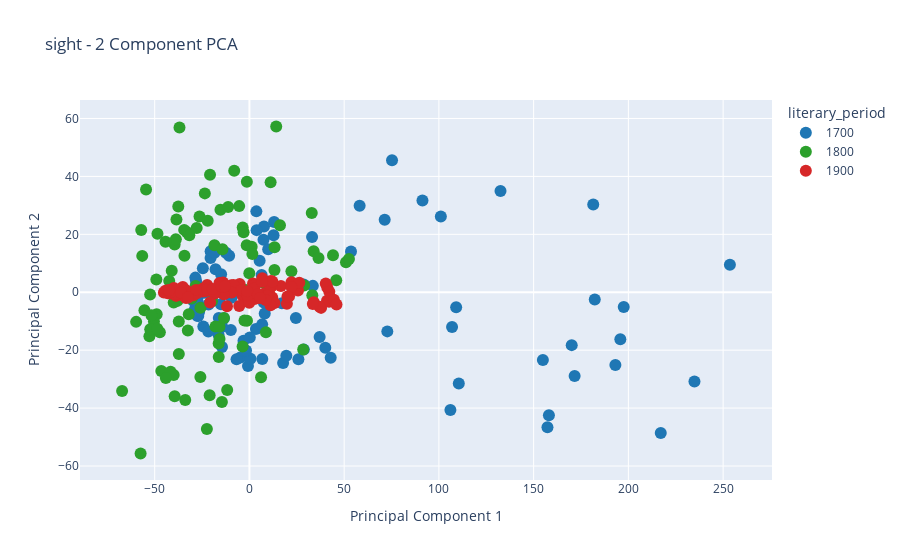
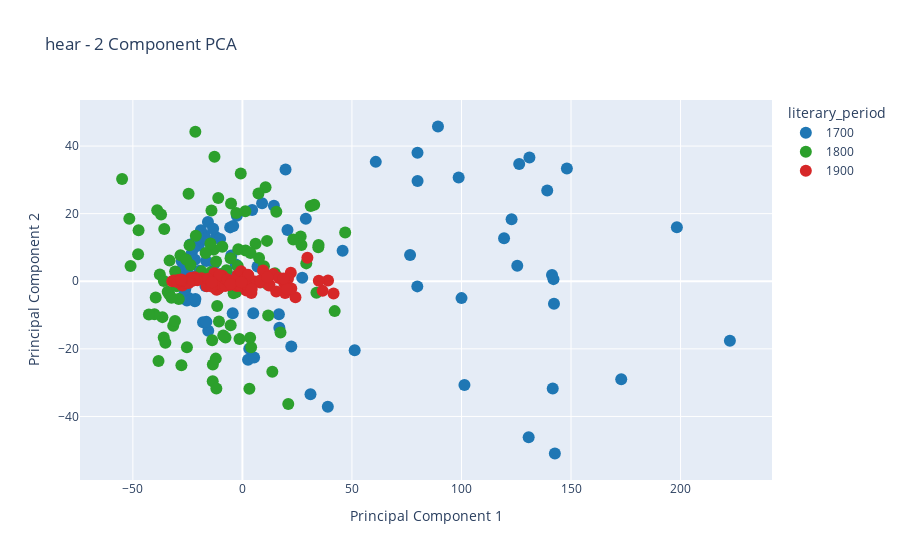
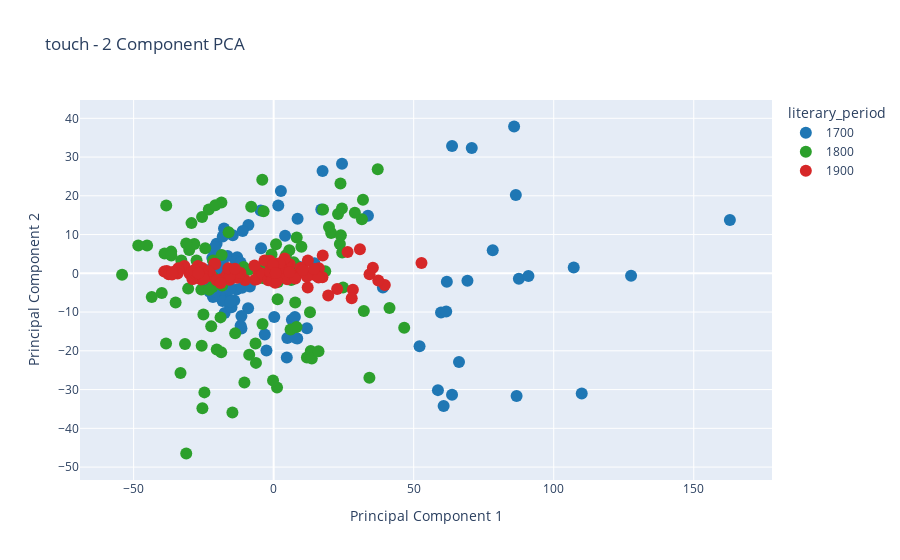
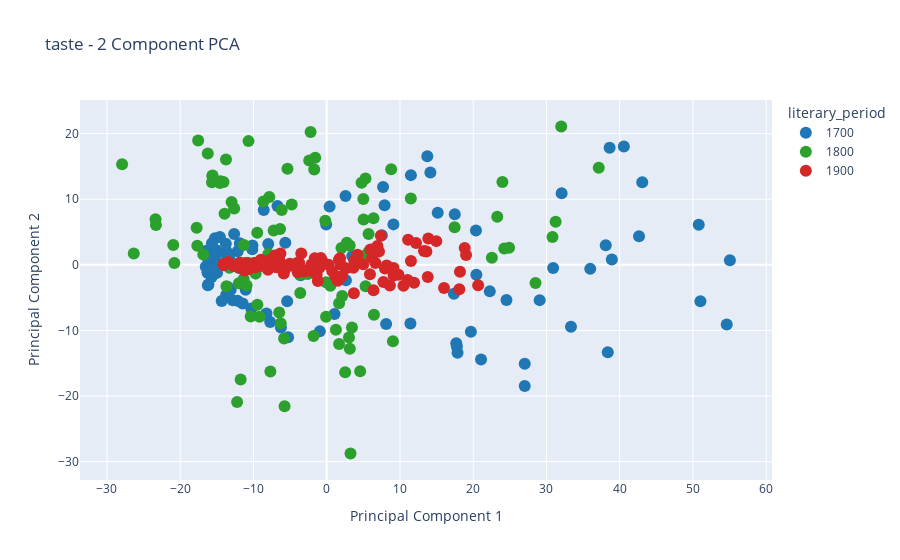

The notebook cell these images were saved under, in order:
### Code cell
modality_dict = {'sight': sight_df, 'hear': hear_df, 'touch': touch_df, 'taste': taste_df, 'smell': smell_df}
k = 2

for modality, df in modality_dict.items():
    fig = px.scatter(
                df,
                color=df["literary_period"],
                color_discrete_map={'1700': '#1f77b4', '1800': '#2ca02c', '1900': '#d62728'},
                x=df['Principal Component 1'],
                y=df['Principal Component 2'],
                hover_data=df.columns[:-1 * k],
                custom_data=df.columns[:-1 * k],
                title= modality + " - " + str(k) + " Component PCA")
    fig.update_traces(marker=dict(size=12,))
    fig.write_html('../visuals/' + modality + '_pca_plot.html')
    fig.show()

    fig, ax = plt.subplots()
    for i,d in df.groupby('literary_period'):
        ax.scatter(d['Principal Component 1'], d['Principal Component 2'], label=i)
    plt.title(modality + " - " + str(k) + " Component PCA")
    plt.xlabel('Principal Component 1')
    plt.ylabel('Principal Component 2')
    plt.legend(loc="upper right")
    plt.grid(True)
    plt.savefig('../visuals/' + modality + '_pca_plot.pdf')
